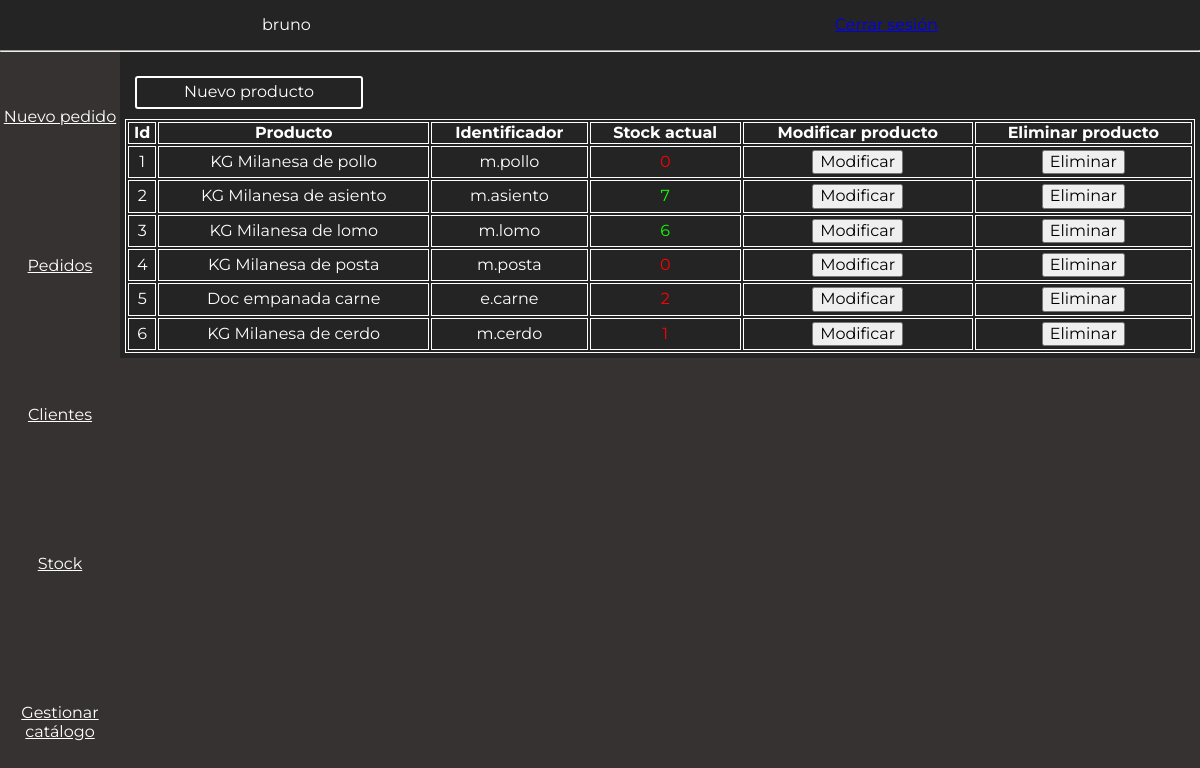
The page /panel/cargar-stock (signed in) on the database its author committed.
### catalogoApp/models.py (models this page shows, shortened)
class Productos(models.Model):
    nombreProducto = models.CharField(max_length=200)
    identificador = models.CharField(max_length=200) # Unique
    stock = models.IntegerField()

### catalogoApp/views.py (the view, shortened to what this page needs)
# urls.py: path('panel/cargar-stock', views.cargarStock, name="cargarStock"),
def cargarStock(request):
    if 'userName' not in request.session:
        return redirect('login')
    else:
        lista_productos = Productos.objects.all()
        productos = []
        for producto in lista_productos:
            formateado = [producto.id,producto.nombreProducto,producto.identificador,producto.stock]
            productos.append(formateado)
        if request.method == 'GET':
            return render(request, 'cargarStock.html',{
                'userName': request.session['userName'],
                'productos': productos,
            })

### catalogoApp/templates/cargarStock.html (shortened to what this page needs)
{% extends 'layouts/basePanel.html' %}
{% block content %}
<a class="boton" id="btn-desplegar">Nuevo producto </a>
<div class="listado">
    <table class="tabla">
        <tr>
            <th>Id</th>
            <th>Producto</th>
            <th>Identificador</th>
            <th>Stock actual</th>
            <th>Modificar producto</th>
            <th>Eliminar producto</th>
        </tr>
        {% for producto in productos %}
            <tr>
                {% with id=producto.0 nombreProducto=producto.1 identificador=producto.2 stock=producto.3 %}
                    <td>{{id}}</td>
                    <td>{{nombreProducto}}</td>
                    <td>{{identificador}}</td>
                    {% if stock <= 3 %}
                    <td class="rojo">{{stock}}</td>
                    {% endif %}
                    {% if stock > 3 %}
                    <td class="verde">{{stock}}</td>
                    {% endif %}
                    <td>
                        <form action="{% url 'modificarProducto' %}" method="GET">
                            <input type="submit" value="Modificar">
                        </form>
                    </td>
                    <td>
                        <form action="{% url 'eliminarProducto' %}" method="POST" onsubmit="return confirmarEliminacion()">
                            <input type="submit" value="Eliminar">
                        </form>
                    </td>
                {% endwith %}
            </tr>
        {% endfor %}
    </table>
</div>
{% endblock %}

### catalogoApp/static/stylesPanel.css (style rules this page uses)
:root { --fondoNuevo: #373232; --claroNuevo: #e0d1b1; --fondoViejo: #010909; --claroViejo: #a68868; --fondo: #252424; --claro: #c3ad8d; }
html { font-family: 'Montserrat'; color: #fff; }
body { margin: 0; padding: 0; min-height: 100vh; background-color: var(--fondoNuevo); }
.boton { padding: 5px; margin: 10px; display: block; position: relative; width: 20%; border-radius: 3px; border: 2px solid #fff; text-align: center; color: #fff; cursor: pointer; }
.tabla, .tabla td, .tabla th { border: 1px solid #fff; }
.tabla { text-align: center; width: 100%; }
.tabla td { padding: 3px; }
.rojo { color: #ff0000; }
.verde { color: #11ff00; }

### rows shown on the page
Productos: productos "KG Milanesa de pollo", productos "m.pollo"
Productos: productos "KG Milanesa de asiento", productos "m.asiento"
Productos: productos "KG Milanesa de lomo", productos "m.lomo"
Productos: productos "KG Milanesa de posta", productos "m.posta"
Productos: productos "Doc empanada carne", productos "e.carne"
Productos: productos "KG Milanesa de cerdo", productos "m.cerdo"

### other values the page prints
{{ userName }} "bruno"
{{ id }} "1" "2" "3" "4" "5" "6"
{{ stock }} "0" "0" "2" "1"
{{ stock }} "7" "6"
